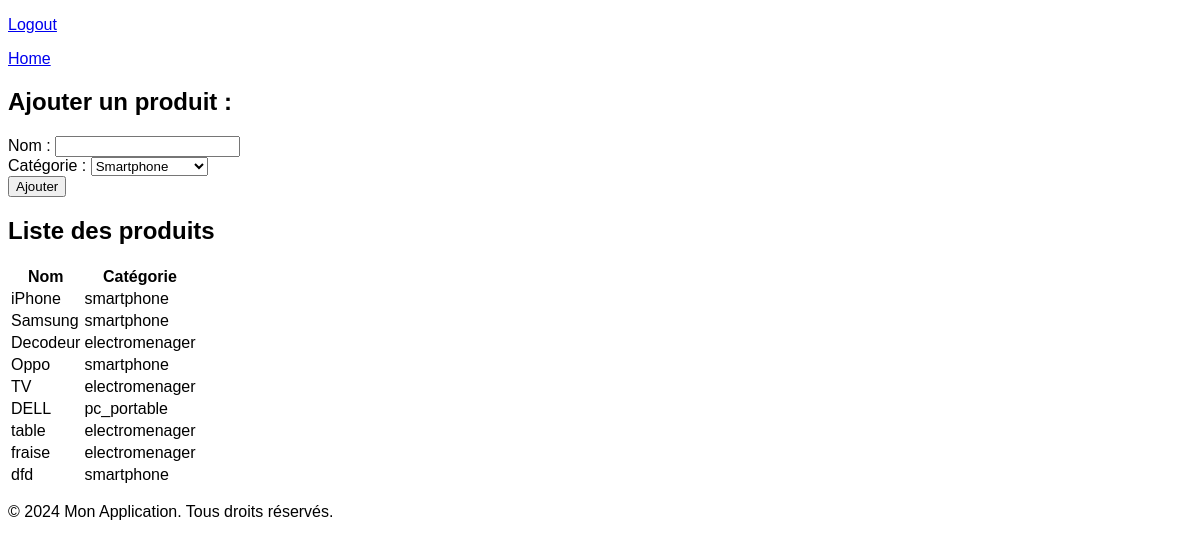
The app's page /produit (signed in) with its own data.
### app/models.py (models this page shows, shortened)
class Produit(db.Model):
    __tablename__ = 'produit'
    id = db.Column(db.Integer, primary_key=True)
    nom = db.Column(db.String(100))
    categorie = db.Column(db.String(50))

### app/routes.py (the view, shortened to what this page needs)
@main_bp.route("/produit", methods=["GET", "POST"])
@login_required
def produit():
    produits = Produit.query.all()
    return render_template("produit.html", produits=produits)

### app/validation.py (called while the page is built)
def login_required(f):
    @wraps(f)
    def decorated_function(*args, **kwargs):
        if 'user' not in session:
            return redirect(url_for('main.login'))
        return f(*args, **kwargs)
    return decorated_function

### app/templates/produit.html (shortened to what this page needs)
{% extends "base.html" %}
{% block header %}
    <p><a href="{{ url_for('main.logout') }}">Logout</a></p>
    <p><a href="{{ url_for('main.home') }}">Home</a></p>
{% endblock %}
{% block content %}
<h2>Ajouter un produit :</h2>
<form id="produit-form" hx-post="{{ url_for('main.produit') }}"
        hx-target="#produits-table" hx-swap="innerHTML">
    <label for="nom">Nom :</label>
    <input type="text" id="nom" name="nom" required><br>
    <label for="categorie">Catégorie :</label>
    <select id="categorie" name="categorie" required>
        <option value="smartphone">Smartphone</option>
    </select><br>
    <button type="submit">Ajouter</button>
</form>
<div id="produits-table">
    {% include "produits_table.html" %}
</div>
{% endblock %}

### app/templates/base.html (shortened to what this page needs)
<!DOCTYPE html>
<html lang="fr">
<head>
    <link rel="stylesheet" href="{{ url_for('static', filename='style.css') }}">
</head>
<body>
     <header>
        {% block header %}{% endblock %}
    </header>
    <main>
        {% block content %}{% endblock %}
    </main>
    <footer>
        <p>&copy; 2024 Mon Application. Tous droits réservés.</p>
    </footer>
</body>
</html>

### app/templates/produits_table.html
{% if produits %}
    <h2>Liste des produits</h2>
    <table>
        <thead>
            <tr>
                <th>Nom</th>
                <th>Catégorie</th>
            </tr>
        </thead>
        <tbody>
            {% for produit in produits %}
            <tr>
                <td>{{ produit.nom }}</td>
                <td>{{ produit.categorie }}</td>
            </tr>
            {% endfor %}
        </tbody>
    </table>
{% else %}
    <h2 style="color:red">Pas de produits produits</h2>
{% endif %}

### app/templates/base.html (style rules this page uses)
body { font-family: Arial, sans-serif; }

### records on screen
Produit: nom "iPhone", categorie "smartphone"
Produit: nom "Samsung", categorie "smartphone"
Produit: nom "Decodeur", categorie "electromenager"
Produit: nom "Oppo", categorie "smartphone"
Produit: nom "TV", categorie "electromenager"
Produit: nom "DELL", categorie "pc_portable"
Produit: nom "table", categorie "electromenager"
Produit: nom "fraise", categorie "electromenager"
Produit: nom "dfd", categorie "smartphone"
